Frame 1 (no input): blank canvas, image omitted
Frame 60 (the mouse pressed at the canvas centre just before this capture): blank canvas, image omitted
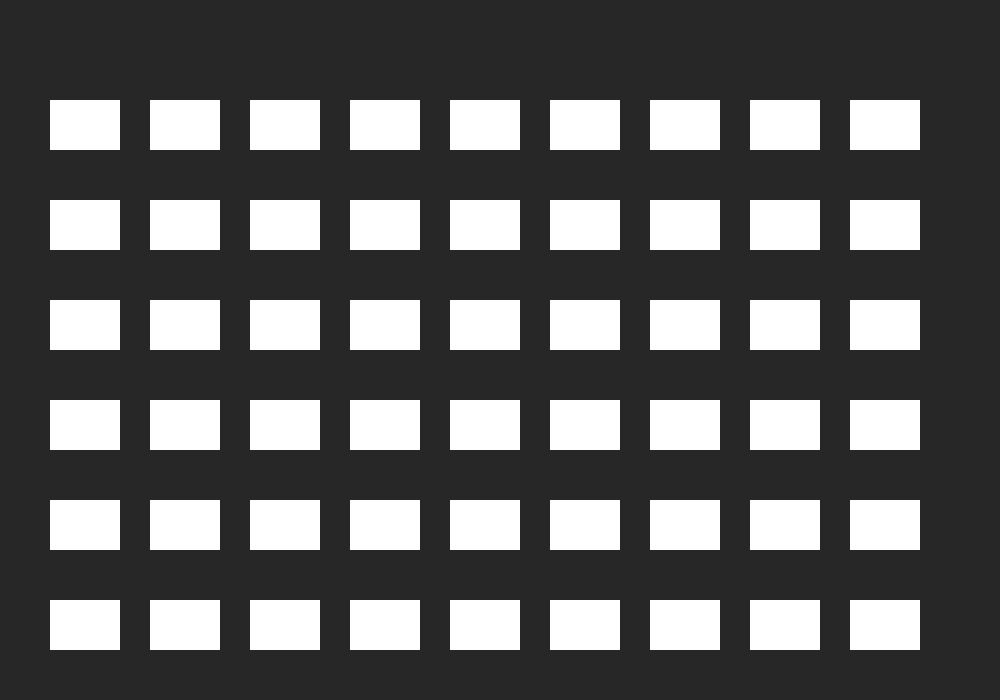
Frame 120 (the mouse held since frame 60 and released just before this capture)

The Processing sketch whose frames 1 and 60 were blank and that drew this single picture after the mouse press (run headless with seeded random() and noise(); from frame 60 on, the mouse is pressed at the canvas centre):

// Processing sketch: processing_71980
// ── processing_71980.pde



void setup(){
  size(1000, 700);
  background(0);
  noStroke();
}

void draw(){
 int xPos = mouseX; 
 int yPos = mouseY;
 
 if (mousePressed){
   background(random(255));
 }
   
 else if (keyPressed){
   background(random(255), random(255), random(255));
 }
   
 else{ 
   background(255);
 }
  //first row 
  fill(255);
  if (xPos > 500){
    fill(random(150));
  }
  else {
    fill(255);
  }
   
  rect(50, 100, 70, 50);
  rect(150, 100, 70, 50);
  rect(250, 100, 70, 50);
  rect(350, 100, 70, 50);
  rect(450, 100, 70, 50);
  rect(550, 100, 70, 50);
  rect(650, 100, 70, 50);
  rect(750, 100, 70, 50);
  rect(850, 100, 70, 50);
  //second row
  fill(128, 128, 128);
  
  if (xPos > 500){
    fill(random(150));
  }
  else {
    fill(255);
  }
  rect(50, 200, 70, 50);
  rect(150, 200, 70, 50);
  rect(250, 200, 70, 50);
  rect(350, 200, 70, 50);
  rect(450, 200, 70, 50);
  rect(550, 200, 70, 50);
  rect(650, 200, 70, 50);
  rect(750, 200, 70, 50);
  rect(850, 200, 70, 50);
  //third row
  fill(200, 300, 200);
  
  if (xPos > 500){
    fill(random(150));
  }
  else {
    fill(255);
  }
  rect(50, 300, 70, 50);
  rect(150, 300, 70, 50);
  rect(250, 300, 70, 50);
  rect(350, 300, 70, 50);
  rect(450, 300, 70, 50);
  rect(550, 300, 70, 50);
  rect(650, 300, 70, 50);
  rect(750, 300, 70, 50);
  rect(850, 300, 70, 50);
  //fourth row
  fill(50, 50, 50);
  
  if (xPos > 500){
    fill(random(150));
  }
  else {
    fill(255);
  }
  rect(50, 400, 70, 50);
  rect(150, 400, 70, 50);
  rect(250, 400, 70, 50);
  rect(350, 400, 70, 50);
  rect(450, 400, 70, 50);
  rect(550, 400, 70, 50);
  rect(650, 400, 70, 50);
  rect(750, 400, 70, 50);
  rect(850, 400, 70, 50);
  //fifth row
  fill(200, 200, 200);
  
  if (xPos > 500){
    fill(random(150));
  }
  else {
    fill(255);
  }
  rect(50, 500, 70, 50);
  rect(150, 500,70, 50);
  rect(250, 500, 70, 50);
  rect(350, 500, 70, 50);
  rect(450, 500, 70, 50);
  rect(550, 500, 70, 50);
  rect(650, 500, 70, 50);
  rect(750, 500, 70, 50);
  rect(850, 500, 70, 50);
  //sixth row
  fill(350, 350, 350);
  
  if (xPos > 500){
    fill(random(150));
  }
  else {
    fill(255);
  }
  rect(50, 600, 70, 50);
  rect(150, 600,70, 50);
  rect(250, 600, 70, 50);
  rect(350, 600, 70, 50);
  rect(450, 600, 70, 50);
  rect(550, 600, 70, 50);
  rect(650, 600, 70, 50);
  rect(750, 600, 70, 50);
  rect(850, 600, 70, 50);  
}

  
